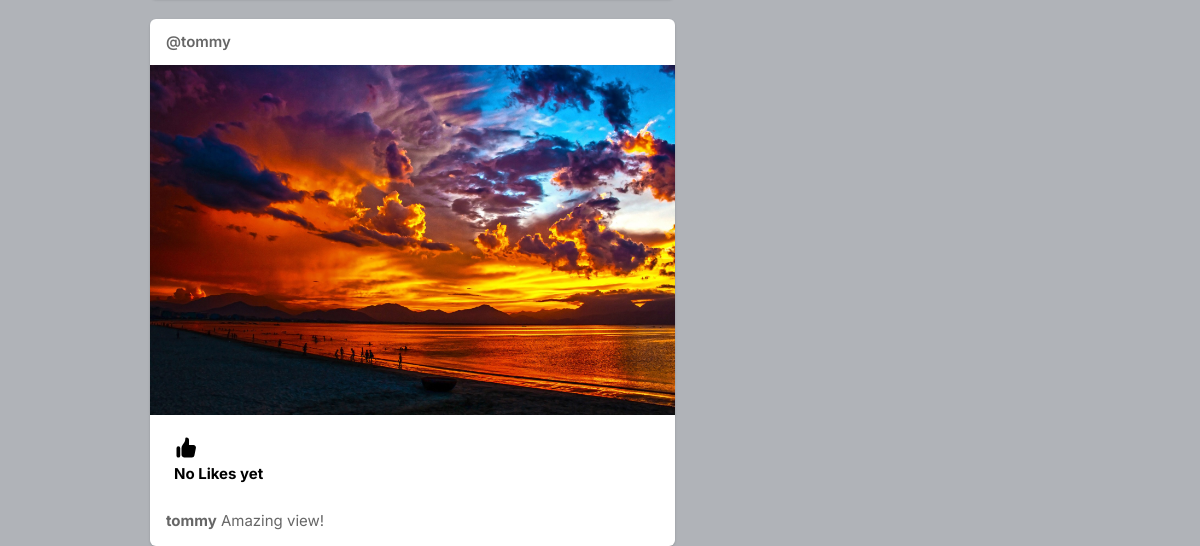
Page / (signed in, lower part) on the earlier database version.
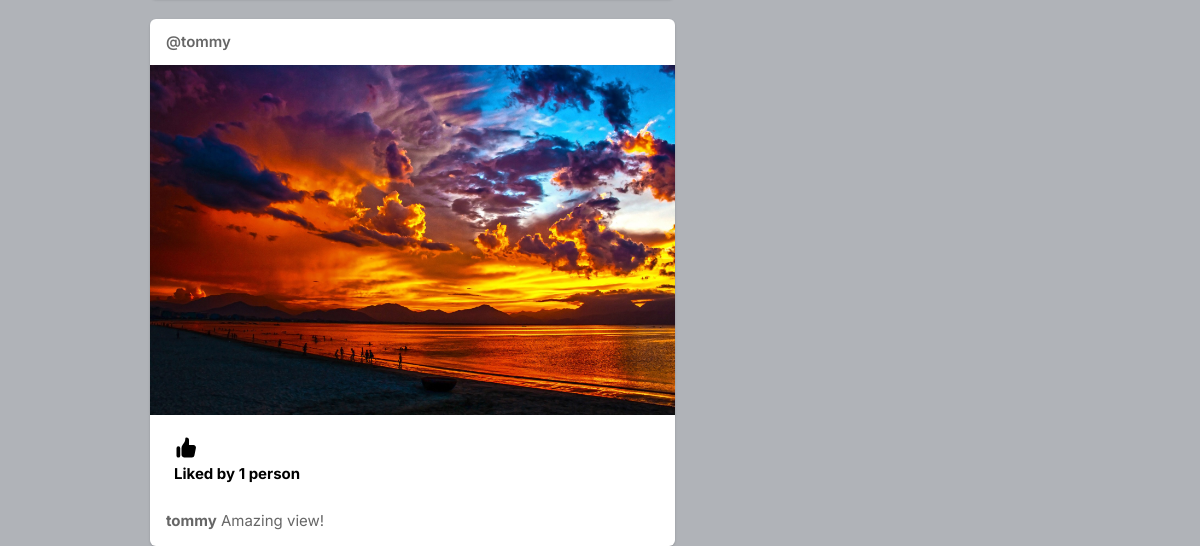
Same page on the later database version.
### core/models.py (models this page shows, shortened)
class Post(models.Model):
    id = models.UUIDField(primary_key=True, default=uuid.uuid4)
    user = models.CharField(max_length=80)
    image = models.ImageField(upload_to="post_images", blank=True)
    caption = models.TextField()
    created_at = models.DateTimeField(default=datetime.now)
    no_of_likes = models.IntegerField(default=0)

### core/views.py (the view)
# urls.py: path('', views.index, name='index'),
@login_required(login_url='signin')
def index(request):
    user_object = User.objects.get(username=request.user.username)
    user_profile = Profile.objects.get(user=user_object)
    posts = Post.objects.all()
    return render(request, 'index.html', {'user_profile': user_profile, 'posts': posts})

### templates/index.html (shortened to what this page needs)
{% load static %}
<!DOCTYPE html>
<html lang="en">
<head>
    <link rel="stylesheet" href="{% static 'assets/css/icons.css' %}">
    <link rel="stylesheet" href="{% static 'assets/css/uikit.css' %}">
    <link rel="stylesheet" href="{% static 'assets/css/style.css' %}">
    <link rel="stylesheet" href="{% static 'assets/css/tailwind.css' %}">
</head>
<body>
            <div class="container m-auto">
                <div class="lg:flex justify-center lg:space-x-10 lg:space-y-0 space-y-5">
                    <div class="space-y-5 flex-shrink-0 lg:w-7/12">
                        {% for post in posts reversed %}
                        <div class="bg-white shadow rounded-md  -mx-2 lg:mx-0">
                            <div class="flex justify-between items-center px-4 py-3">
                                <div class="flex flex-1 items-center space-x-4">
                                    <span class="block font-semibold "><a href="/profile/{{post.user}}">@{{post.user}}</a></span>
                                </div>
                            </div>
                            <div uk-lightbox>
                                <a href="{{post.image.url}}">
                                    <img src="{{post.image.url}}" alt="">
                                </a>
                            </div>
                            <div class="py-3 px-4 space-y-3">
                                <div class="flex space-x-4 lg:font-bold">
                                    <a href="/likes?post_id={{post.id}}" class="flex items-center space-x-2">
                                        <div class="p-2 rounded-full text-black">
                                            {% if post.no_of_likes == 0 %}
                                                <p>No Likes yet</p>
                                            {% elif post.no_of_likes == 1 %}
                                                <p>Liked by {{post.no_of_likes}} person</p>
                                            {% else %}
                                                <p>Liked by {{post.no_of_likes}} persons</p>
                                            {% endif %}
                                        </div>
                                    </a>
                                </div>
                                <p>
                                    <a href="/profile/{{post.user}}"><strong>{{post.user}}</strong></a> {{post.caption}}</a>
                                </p>
                            </div>
                        </div>
                        {% endfor %}
                    </div>
                    <div class="lg:w-5/12">
                                </div>
                            </div>
                        </div>
</body>
</html>

Differences in the rows shown:
changed Post "tommy": no_of_likes (not shown) → "1"; no_of_likes "No Likes yet" → "Liked by person"
